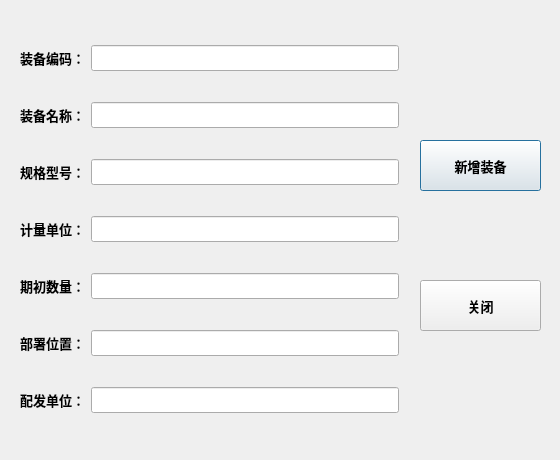
<?xml version="1.0" encoding="UTF-8"?>
<ui version="4.0">
 <class>new_material</class>
 <widget class="QDialog" name="new_material">
  <property name="geometry">
   <rect>
    <x>0</x>
    <y>0</y>
    <width>560</width>
    <height>460</height>
   </rect>
  </property>
  <property name="windowTitle">
   <string>新增装备</string>
  </property>
  <widget class="QWidget" name="verticalLayoutWidget">
   <property name="geometry">
    <rect>
     <x>20</x>
     <y>20</y>
     <width>379</width>
     <height>421</height>
    </rect>
   </property>
   <layout class="QVBoxLayout" name="verticalLayout">
    <item>
     <layout class="QHBoxLayout" name="horizontalLayout_6">
      <item>
       <widget class="QLabel" name="label_2">
        <property name="font">
         <font>
          <family>微软雅黑</family>
          <pointsize>10</pointsize>
          <weight>75</weight>
          <bold>true</bold>
         </font>
        </property>
        <property name="text">
         <string>装备编码：</string>
        </property>
       </widget>
      </item>
      <item>
       <widget class="QLineEdit" name="material_id_lineEdit">
        <property name="font">
         <font>
          <family>微软雅黑</family>
          <pointsize>10</pointsize>
         </font>
        </property>
       </widget>
      </item>
     </layout>
    </item>
    <item>
     <layout class="QHBoxLayout" name="horizontalLayout_5">
      <item>
       <widget class="QLabel" name="label_3">
        <property name="font">
         <font>
          <family>微软雅黑</family>
          <pointsize>10</pointsize>
          <weight>75</weight>
          <bold>true</bold>
         </font>
        </property>
        <property name="text">
         <string>装备名称：</string>
        </property>
       </widget>
      </item>
      <item>
       <widget class="QLineEdit" name="material_name_lineEdit">
        <property name="font">
         <font>
          <family>微软雅黑</family>
          <pointsize>10</pointsize>
         </font>
        </property>
        <property name="text">
         <string/>
        </property>
       </widget>
      </item>
     </layout>
    </item>
    <item>
     <layout class="QHBoxLayout" name="horizontalLayout_4">
      <item>
       <widget class="QLabel" name="label">
        <property name="font">
         <font>
          <family>微软雅黑</family>
          <pointsize>10</pointsize>
          <weight>75</weight>
          <bold>true</bold>
         </font>
        </property>
        <property name="text">
         <string>规格型号：</string>
        </property>
       </widget>
      </item>
      <item>
       <widget class="QLineEdit" name="spec_lineEdit">
        <property name="font">
         <font>
          <family>微软雅黑</family>
          <pointsize>10</pointsize>
         </font>
        </property>
       </widget>
      </item>
     </layout>
    </item>
    <item>
     <layout class="QHBoxLayout" name="horizontalLayout_3">
      <item>
       <widget class="QLabel" name="label_4">
        <property name="font">
         <font>
          <family>微软雅黑</family>
          <pointsize>10</pointsize>
          <weight>75</weight>
          <bold>true</bold>
         </font>
        </property>
        <property name="text">
         <string>计量单位：</string>
        </property>
       </widget>
      </item>
      <item>
       <widget class="QLineEdit" name="unit_lineEdit">
        <property name="font">
         <font>
          <family>微软雅黑</family>
          <pointsize>10</pointsize>
         </font>
        </property>
       </widget>
      </item>
     </layout>
    </item>
    <item>
     <layout class="QHBoxLayout" name="horizontalLayout">
      <item>
       <widget class="QLabel" name="label_5">
        <property name="font">
         <font>
          <family>微软雅黑</family>
          <pointsize>10</pointsize>
          <weight>75</weight>
          <bold>true</bold>
         </font>
        </property>
        <property name="text">
         <string>期初数量：</string>
        </property>
       </widget>
      </item>
      <item>
       <widget class="QLineEdit" name="ori_num_lineEdit">
        <property name="font">
         <font>
          <family>微软雅黑</family>
          <pointsize>10</pointsize>
         </font>
        </property>
       </widget>
      </item>
     </layout>
    </item>
    <item>
     <layout class="QHBoxLayout" name="horizontalLayout_7">
      <item>
       <widget class="QLabel" name="label_7">
        <property name="font">
         <font>
          <family>微软雅黑</family>
          <pointsize>10</pointsize>
          <weight>75</weight>
          <bold>true</bold>
         </font>
        </property>
        <property name="text">
         <string>部署位置：</string>
        </property>
       </widget>
      </item>
      <item>
       <widget class="QLineEdit" name="position_lineEdit">
        <property name="font">
         <font>
          <family>微软雅黑</family>
          <pointsize>10</pointsize>
         </font>
        </property>
       </widget>
      </item>
     </layout>
    </item>
    <item>
     <layout class="QHBoxLayout" name="horizontalLayout_2">
      <item>
       <widget class="QLabel" name="label_6">
        <property name="font">
         <font>
          <family>微软雅黑</family>
          <pointsize>10</pointsize>
          <weight>75</weight>
          <bold>true</bold>
         </font>
        </property>
        <property name="text">
         <string>配发单位：</string>
        </property>
       </widget>
      </item>
      <item>
       <widget class="QLineEdit" name="per_price_lineEdit">
        <property name="font">
         <font>
          <family>微软雅黑</family>
          <pointsize>10</pointsize>
         </font>
        </property>
       </widget>
      </item>
     </layout>
    </item>
   </layout>
  </widget>
  <widget class="QPushButton" name="confirm_pushButton">
   <property name="geometry">
    <rect>
     <x>420</x>
     <y>140</y>
     <width>121</width>
     <height>51</height>
    </rect>
   </property>
   <property name="font">
    <font>
     <family>微软雅黑</family>
     <pointsize>10</pointsize>
     <weight>75</weight>
     <bold>true</bold>
    </font>
   </property>
   <property name="text">
    <string>新增装备</string>
   </property>
  </widget>
  <widget class="QPushButton" name="cancel_pushButton">
   <property name="geometry">
    <rect>
     <x>420</x>
     <y>280</y>
     <width>121</width>
     <height>51</height>
    </rect>
   </property>
   <property name="font">
    <font>
     <family>微软雅黑</family>
     <pointsize>10</pointsize>
     <weight>75</weight>
     <bold>true</bold>
    </font>
   </property>
   <property name="text">
    <string>关闭</string>
   </property>
  </widget>
 </widget>
 <resources/>
 <connections/>
</ui>
